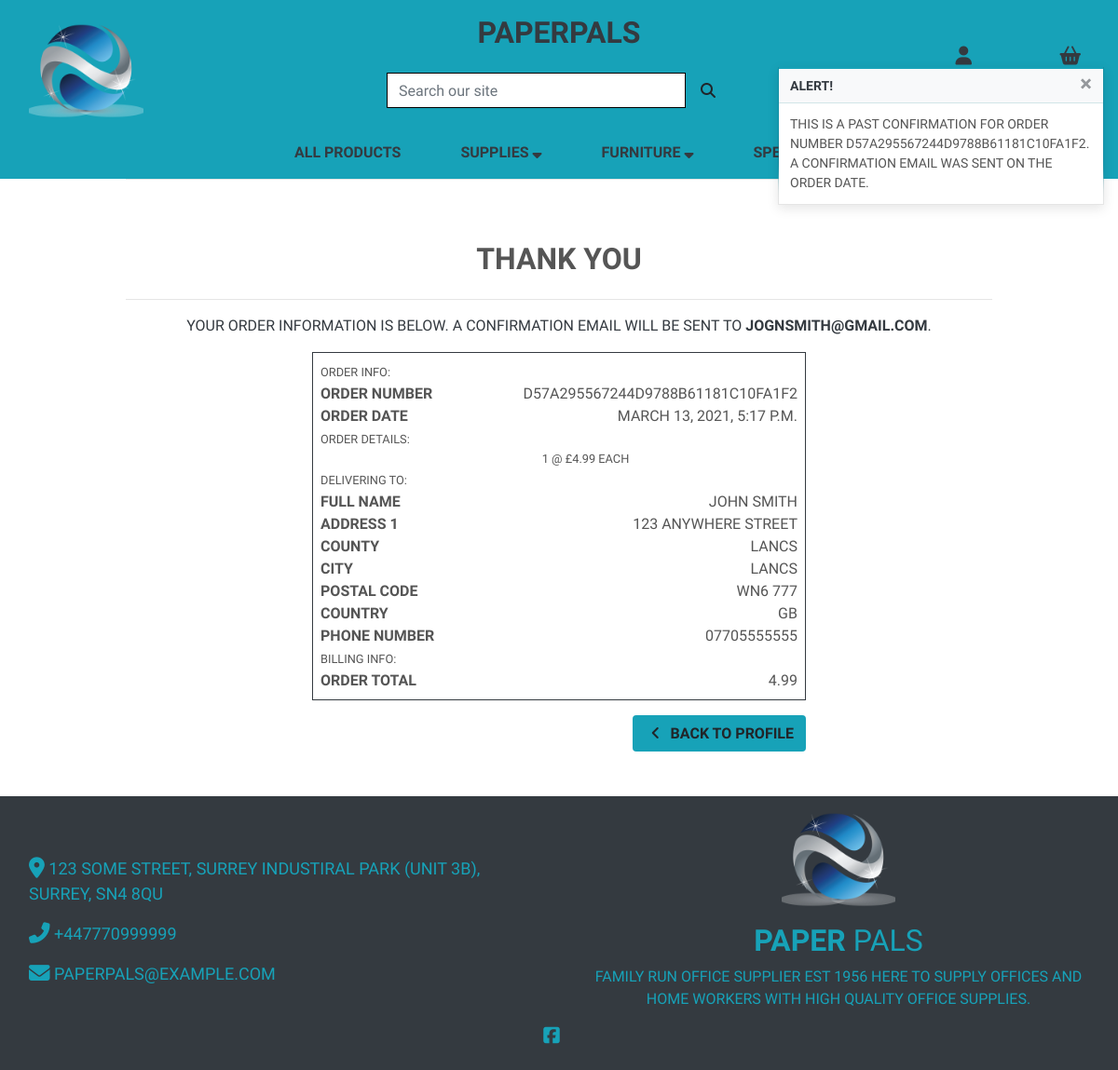
The page /profile/order_history/D57A295567244D9788B61181C10FA1F2 on the database as committed earlier.
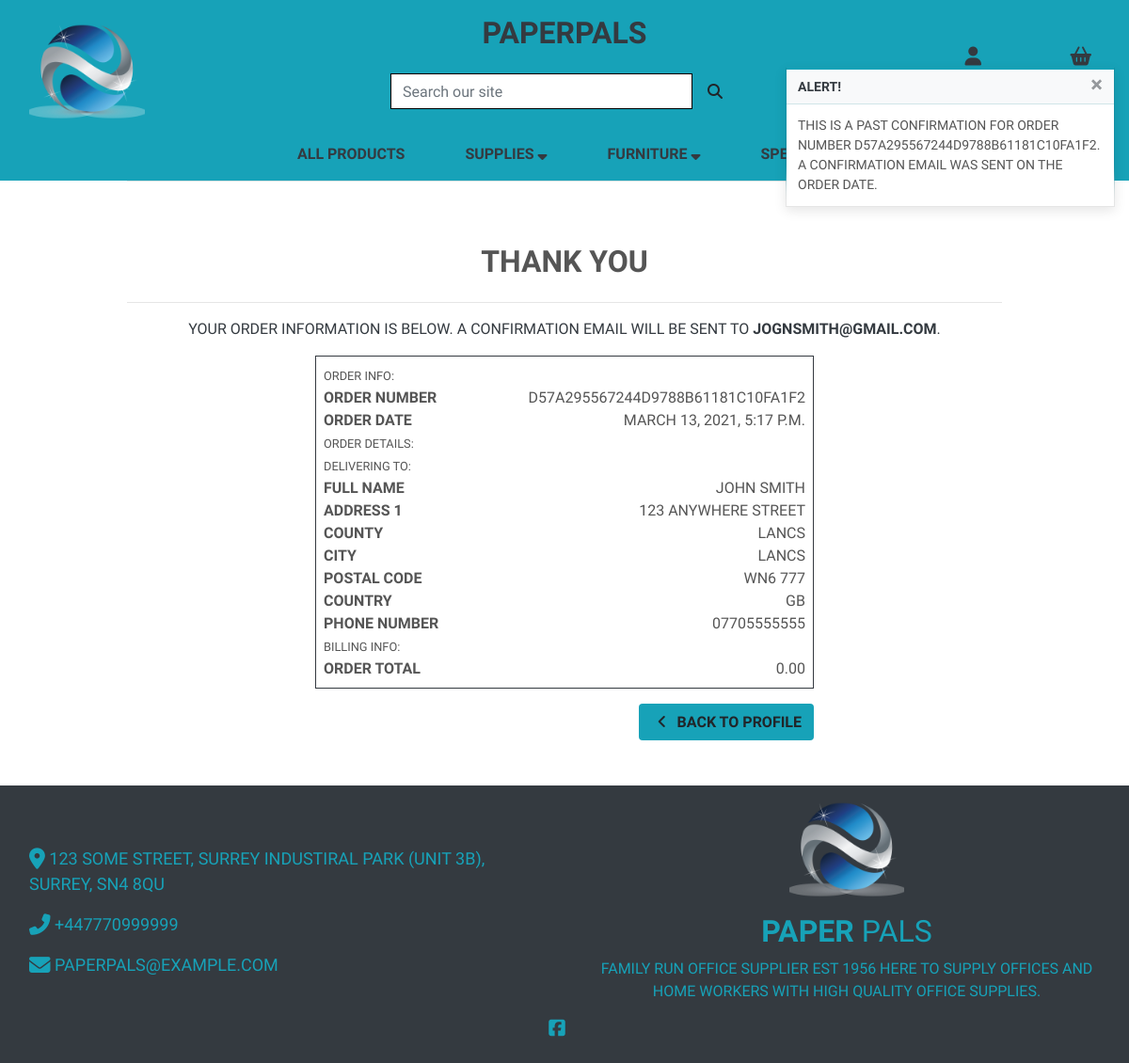
The same page on the database as committed later.
### checkout/models.py (models this page shows, shortened)
class OrderLineItem(models.Model):
    order = models.ForeignKey(Order, null=False, blank=False,
                              on_delete=models.CASCADE,
                              related_name='lineitems')
    product = models.ForeignKey(Product, null=False, blank=False,
                                on_delete=models.CASCADE)
    quantity = models.IntegerField(null=False, blank=False, default=0)
    lineitem_total = models.DecimalField(max_digits=6, decimal_places=2,
                                         null=False, blank=False,
                                         editable=False)

class Order(models.Model):
    order_number = models.CharField(max_length=32, null=False, editable=False)
    user_profile = models.ForeignKey(UserProfile, on_delete=models.SET_NULL,
                                     null=True, blank=True, related_name='orders')
    full_name = models.CharField(max_length=50, null=False, blank=False)
    email = models.EmailField(max_length=254, null=False, blank=False)
    phone_number = models.CharField(max_length=20, null=False, blank=False)
    country = CountryField(blank_label='Country *', null=False, blank=False)
    postcode = models.CharField(max_length=20, null=True, blank=True)
    city = models.CharField(max_length=40, null=False, blank=False)
    street_address1 = models.CharField(max_length=80, null=False, blank=False)
    street_address2 = models.CharField(max_length=80, null=True, blank=True)
    county = models.CharField(max_length=80, null=True, blank=True)
    date = models.DateTimeField(auto_now_add=True)
    order_total = models.DecimalField(max_digits=10, decimal_places=2,
                                      null=False, default=0)
    original_basket = models.TextField(null=False, blank=False, default='')
    stripe_pid = models.CharField(max_length=254, null=False,
                                  blank=False, default='')

### products/models.py (models this page shows, shortened)
class Product(models.Model):
    category = models.ForeignKey('Category', null=True, blank=True, on_delete=models.SET_NULL)
    sku = models.CharField(max_length=254, null=True, blank=True)
    name = models.CharField(max_length=254)
    description = models.TextField()
    price = models.DecimalField(max_digits=6, decimal_places=2)
    rating = models.DecimalField(max_digits=6, decimal_places=2, null=True, blank=True)
    image_url = models.URLField(max_length=1024, null=True, blank=True)
    image = models.ImageField(null=True, blank=True)

### profiles/views.py (the view)
# urls.py: path('order_history/<order_number>', views.order_history, name='order_history'),
def order_history(request, order_number):
    order = get_object_or_404(Order, order_number=order_number)
    messages.info(request, (
        f'This is a past confirmation for order number {order_number}. '
        'A confirmation email was sent on the order date.'
    ))
    template = 'checkout/checkout_success.html'
    context = {
        'order': order,
        'from_profile': True,
    }
    return render(request, template, context)

### basket/context.py (called while the page is built, shortened)
def basket_contents(request):
    basket_items = []
    total = 0
    product_count = 0
    basket = request.session.get('basket', {})
    context = {
        'basket_items': basket_items,
        'total': total,
        'product_count': product_count,
    }
    return context

### checkout/templates/checkout/checkout_success.html (shortened to what the changed rows need)
{% extends "base.html" %}
{% load static %}
{% block content %}
<div class="container mt-lg-3 footer-down">
   <div class="row text-center">
      <div class="col">
         <h2 class="site-header text-uppercase font-weight-bold mb-4">Thank You</h2>
         <p class="text-dark">Your order information is below. A confirmation email will be sent to <strong>{{ order.email }}</strong>.</p>
      </div>
   </div>
   <div class="row justify-content-center">
      <div class="col-12 col-lg-7">
         <div class="order-confirmation-wrapper p-2 border border-dark">
            <div class="row">
               <div class="col-12 col-md-8 text-md-right">
                  <p class="mb-0">{{ order.order_number }}</p>
               </div>
            </div>
            <div class="row">
               <div class="col-12 col-md-8 text-md-right">
                  <p class="mb-0">{{ order.date }}</p>
               </div>
            </div>
            {% for item in order.lineitems.all %}
            <div class="row">
               <div class="col-12 col-md-8 text-md-right">
                  <p class="small mb-0">{{ item.quantity }} @ £{{ item.product.price }} each</p>
               </div>
            </div>
            {% endfor %}
            <div class="row">
               <div class="col-12 col-md-8 text-md-right">
                  <p class="mb-0">{{ order.full_name }}</p>
               </div>
            </div>
            <div class="row">
               <div class="col-12 col-md-8 text-md-right">
                  <p class="mb-0">{{ order.street_address1 }}</p>
               </div>
            </div>
            {% if order.county %}
            <div class="row">
               <div class="col-12 col-md-4">
                  <p class="mb-0 font-weight-bold">County</p>
               </div>
               <div class="col-12 col-md-8 text-md-right">
                  <p class="mb-0">{{ order.county }}</p>
               </div>
            </div>
            {% endif %}
            <div class="row">
               <div class="col-12 col-md-8 text-md-right">
                  <p class="mb-0">{{ order.city }}</p>
               </div>
            </div>
            {% if order.postcode %}
            <div class="row">
               <div class="col-12 col-md-4">
                  <p class="mb-0 font-weight-bold">Postal Code</p>
               </div>
               <div class="col-12 col-md-8 text-md-right">
                  <p class="mb-0">{{ order.postcode }}</p>
               </div>
            </div>
            {% endif %}
            <div class="row">
               <div class="col-12 col-md-8 text-md-right">
                  <p class="mb-0">{{ order.country }}</p>
               </div>
            </div>
            <div class="row">
               <div class="col-12 col-md-8 text-md-right">
                  <p class="mb-0">{{ order.phone_number }}</p>
               </div>
            </div>
            <div class="row">
               <div class="col-12 col-md-8 text-md-right">
                  <p class="mb-0">{{ order.order_total }}</p>
               </div>
            </div>
         </div>
      </div>
   </div>
</div>
{% endblock %}

Rows that differ between the two databases and show on the page:
removed OrderLineItem: quantity "1", product.price "4.99"
changed Order "JOGNSMITH@GMAIL.COM": order_total "4.99" → "0.00"
